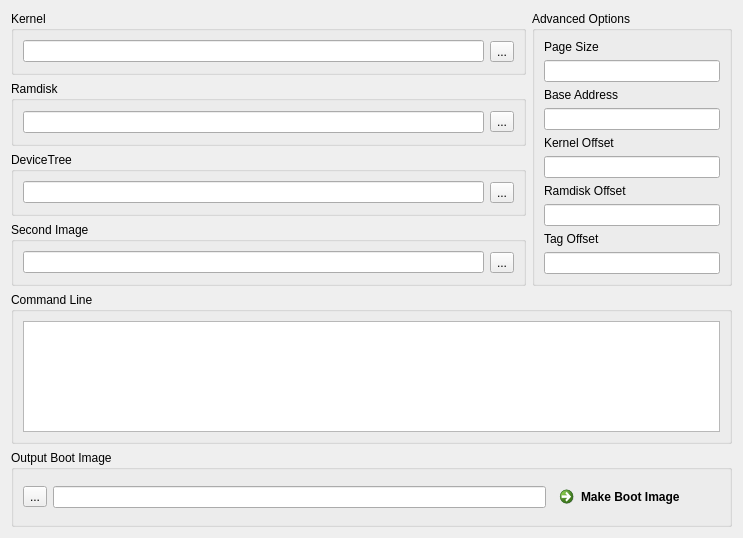
<?xml version="1.0" encoding="UTF-8"?>
<ui version="4.0">
 <class>MakeBootImage</class>
 <widget class="QDialog" name="MakeBootImage">
  <property name="geometry">
   <rect>
    <x>0</x>
    <y>0</y>
    <width>743</width>
    <height>538</height>
   </rect>
  </property>
  <property name="windowTitle">
   <string>Make Boot Image</string>
  </property>
  <property name="windowIcon">
   <iconset resource="Resources.qrc">
    <normaloff>:/icons/res/fw.png</normaloff>:/icons/res/fw.png</iconset>
  </property>
  <layout class="QVBoxLayout" name="verticalLayout_5">
   <item>
    <layout class="QHBoxLayout" name="horizontalLayout_5">
     <item>
      <layout class="QVBoxLayout" name="verticalLayout_3">
       <item>
        <widget class="QGroupBox" name="groupBox">
         <property name="title">
          <string>Kernel</string>
         </property>
         <layout class="QHBoxLayout" name="horizontalLayout">
          <item>
           <widget class="QLineEdit" name="kernelFileName"/>
          </item>
          <item>
           <widget class="QToolButton" name="kernelSelect">
            <property name="text">
             <string>...</string>
            </property>
           </widget>
          </item>
         </layout>
        </widget>
       </item>
       <item>
        <widget class="QGroupBox" name="groupBox_2">
         <property name="title">
          <string>Ramdisk</string>
         </property>
         <layout class="QHBoxLayout" name="horizontalLayout_2">
          <item>
           <widget class="QLineEdit" name="ramdiskFileName"/>
          </item>
          <item>
           <widget class="QToolButton" name="ramdiskSelect">
            <property name="text">
             <string>...</string>
            </property>
           </widget>
          </item>
         </layout>
        </widget>
       </item>
       <item>
        <widget class="QGroupBox" name="groupBox_3">
         <property name="title">
          <string>DeviceTree</string>
         </property>
         <layout class="QHBoxLayout" name="horizontalLayout_3">
          <item>
           <widget class="QLineEdit" name="deviceTreeFileName"/>
          </item>
          <item>
           <widget class="QToolButton" name="deviceTreeSelect">
            <property name="text">
             <string>...</string>
            </property>
           </widget>
          </item>
         </layout>
        </widget>
       </item>
       <item>
        <widget class="QGroupBox" name="groupBox_4">
         <property name="title">
          <string>Second Image</string>
         </property>
         <layout class="QHBoxLayout" name="horizontalLayout_4">
          <item>
           <widget class="QLineEdit" name="secondFileName"/>
          </item>
          <item>
           <widget class="QToolButton" name="secondImageSelect">
            <property name="text">
             <string>...</string>
            </property>
           </widget>
          </item>
         </layout>
        </widget>
       </item>
      </layout>
     </item>
     <item>
      <widget class="QGroupBox" name="groupBox_5">
       <property name="maximumSize">
        <size>
         <width>200</width>
         <height>16777215</height>
        </size>
       </property>
       <property name="title">
        <string>Advanced Options</string>
       </property>
       <layout class="QVBoxLayout" name="verticalLayout_4">
        <item>
         <widget class="QLabel" name="label_5">
          <property name="text">
           <string>Page Size</string>
          </property>
         </widget>
        </item>
        <item>
         <widget class="QLineEdit" name="pageSize"/>
        </item>
        <item>
         <widget class="QLabel" name="label">
          <property name="text">
           <string>Base Address</string>
          </property>
         </widget>
        </item>
        <item>
         <widget class="QLineEdit" name="baseAddress"/>
        </item>
        <item>
         <widget class="QLabel" name="label_2">
          <property name="text">
           <string>Kernel Offset</string>
          </property>
         </widget>
        </item>
        <item>
         <widget class="QLineEdit" name="kernelOffset"/>
        </item>
        <item>
         <widget class="QLabel" name="label_3">
          <property name="text">
           <string>Ramdisk Offset</string>
          </property>
         </widget>
        </item>
        <item>
         <widget class="QLineEdit" name="ramdiskOffset"/>
        </item>
        <item>
         <widget class="QLabel" name="label_4">
          <property name="text">
           <string>Tag Offset</string>
          </property>
         </widget>
        </item>
        <item>
         <widget class="QLineEdit" name="tagOffset"/>
        </item>
       </layout>
      </widget>
     </item>
    </layout>
   </item>
   <item>
    <widget class="QGroupBox" name="cmdLineGroup">
     <property name="title">
      <string>Command Line</string>
     </property>
     <layout class="QVBoxLayout" name="verticalLayout">
      <item>
       <widget class="QTextEdit" name="commandLine"/>
      </item>
     </layout>
    </widget>
   </item>
   <item>
    <widget class="QGroupBox" name="groupBox_6">
     <property name="title">
      <string>Output Boot Image</string>
     </property>
     <layout class="QVBoxLayout" name="verticalLayout_2">
      <item>
       <layout class="QHBoxLayout" name="horizontalLayout_6">
        <item>
         <widget class="QToolButton" name="outputFileSelect">
          <property name="text">
           <string>...</string>
          </property>
         </widget>
        </item>
        <item>
         <widget class="QLineEdit" name="outputFileName"/>
        </item>
        <item>
         <widget class="QCommandLinkButton" name="makeButton">
          <property name="text">
           <string>Make Boot Image</string>
          </property>
          <property name="icon">
           <iconset resource="Resources.qrc">
            <normaloff>:/icons/res/reactor.png</normaloff>:/icons/res/reactor.png</iconset>
          </property>
          <property name="iconSize">
           <size>
            <width>32</width>
            <height>32</height>
           </size>
          </property>
         </widget>
        </item>
       </layout>
      </item>
     </layout>
    </widget>
   </item>
   <item>
    <spacer name="verticalSpacer">
     <property name="orientation">
      <enum>Qt::Vertical</enum>
     </property>
     <property name="sizeHint" stdset="0">
      <size>
       <width>20</width>
       <height>40</height>
      </size>
     </property>
    </spacer>
   </item>
  </layout>
 </widget>
 <resources>
  <include location="Resources.qrc"/>
 </resources>
 <connections/>
</ui>
